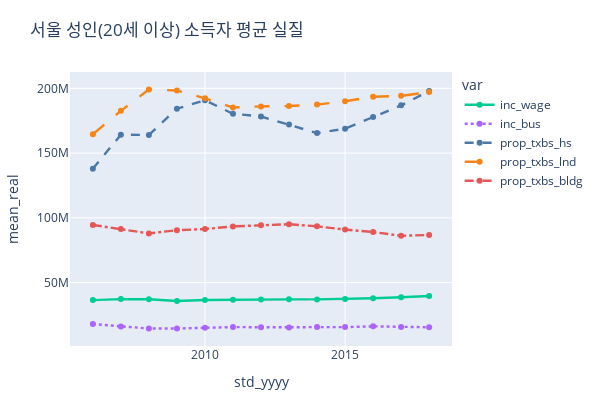

The notebook cell saved with this chart:
### Code cell
plot_lines(mmi['seoul_adult20_earner'], 'mean_real', 'seoul_adult20_earner')

### Figure 1 — Plotly figure (JSON) as saved in the notebook; plotly's stock layout.template omitted (floating-point values rounded to 4 significant figures)
{"data": [{"hovertemplate": "var=inc_wage<br>std_yyyy=%{x}<br>mean_real=%{y}<extra></extra>", "legendgroup": "inc_wage", "line": {"color": "#00CC96", "dash": "solid", "width": 2.4}, "mode": "lines+markers", "name": "inc_wage", "orientation": "v", "showlegend": true, "type": "scatter", "x": [2006, 2007, 2008, 2009, 2010, 2011, 2012, 2013, 2014, 2015, 2016, 2017, 2018], "xaxis": "x", "y": [36470000.0, 37250000.0, 37160000.0, 35750000.0, 36530000.0, 36830000.0, 37000000.0, 37050000.0, 37010000.0, 37290000.0, 37920000.0, 38630000.0, 39630000.0], "yaxis": "y"}, {"hovertemplate": "var=inc_bus<br>std_yyyy=%{x}<br>mean_real=%{y}<extra></extra>", "legendgroup": "inc_bus", "line": {"color": "#AB63FA", "dash": "dot", "width": 2.4}, "mode": "lines+markers", "name": "inc_bus", "orientation": "v", "showlegend": true, "type": "scatter", "x": [2006, 2007, 2008, 2009, 2010, 2011, 2012, 2013, 2014, 2015, 2016, 2017, 2018], "xaxis": "x", "y": [17970000.0, 16100000.0, 14510000.0, 14570000.0, 15170000.0, 15660000.0, 15480000.0, 15400000.0, 15720000.0, 15650000.0, 16230000.0, 15760000.0, 15510000.0], "yaxis": "y"}, {"hovertemplate": "var=prop_txbs_hs<br>std_yyyy=%{x}<br>mean_real=%{y}<extra></extra>", "legendgroup": "prop_txbs_hs", "line": {"color": "#4C78A8", "dash": "dash", "width": 2.4}, "mode": "lines+markers", "name": "prop_txbs_hs", "orientation": "v", "showlegend": true, "type": "scatter", "x": [2006, 2007, 2008, 2009, 2010, 2011, 2012, 2013, 2014, 2015, 2016, 2017, 2018], "xaxis": "x", "y": [138000000.0, 164200000.0, 164000000.0, 184300000.0, 190800000.0, 180300000.0, 178300000.0, 172000000.0, 165400000.0, 168800000.0, 177800000.0, 186900000.0, 197800000.0], "yaxis": "y"}, {"hovertemplate": "var=prop_txbs_lnd<br>std_yyyy=%{x}<br>mean_real=%{y}<extra></extra>", "legendgroup": "prop_txbs_lnd", "line": {"color": "#F58518", "dash": "longdash", "width": 2.4}, "mode": "lines+markers", "name": "prop_txbs_lnd", "orientation": "v", "showlegend": true, "type": "scatter", "x": [2006, 2007, 2008, 2009, 2010, 2011, 2012, 2013, 2014, 2015, 2016, 2017, 2018], "xaxis": "x", "y": [164500000.0, 182600000.0, 199100000.0, 198400000.0, 192300000.0, 185200000.0, 186100000.0, 186300000.0, 187400000.0, 190100000.0, 193500000.0, 194200000.0, 197100000.0], "yaxis": "y"}, {"hovertemplate": "var=prop_txbs_bldg<br>std_yyyy=%{x}<br>mean_real=%{y}<extra></extra>", "legendgroup": "prop_txbs_bldg", "line": {"color": "#E45756", "dash": "dashdot", "width": 2.4}, "mode": "lines+markers", "name": "prop_txbs_bldg", "orientation": "v", "showlegend": true, "type": "scatter", "x": [2006, 2007, 2008, 2009, 2010, 2011, 2012, 2013, 2014, 2015, 2016, 2017, 2018], "xaxis": "x", "y": [94500000.0, 91370000.0, 87960000.0, 90470000.0, 91380000.0, 93390000.0, 94290000.0, 95070000.0, 93450000.0, 90950000.0, 89030000.0, 86180000.0, 86770000.0], "yaxis": "y"}], "layout": {"height": 400, "legend": {"title": {"text": "var"}, "tracegroupgap": 0}, "margin": {"b": 16, "l": 16, "r": 16, "t": 72}, "title": {"text": "서울 성인(20세 이상) 소득자 평균 실질"}, "width": 600, "xaxis": {"anchor": "y", "autorange": true, "domain": [0, 1], "range": [2005.0, 2019.0], "title": {"text": "std_yyyy"}, "type": "linear"}, "yaxis": {"anchor": "x", "autorange": true, "domain": [0, 1], "range": [1062000.0, 212600000.0], "title": {"text": "mean_real"}, "type": "linear"}}}
